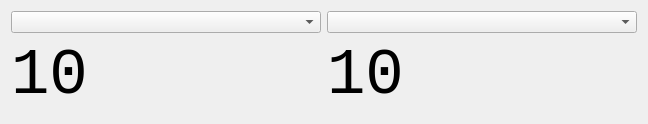
<?xml version="1.0" encoding="UTF-8"?>
<ui version="4.0">
 <class>QtPreDickAdvocaTorMainDialog</class>
 <widget class="QDialog" name="QtPreDickAdvocaTorMainDialog">
  <property name="geometry">
   <rect>
    <x>0</x>
    <y>0</y>
    <width>648</width>
    <height>113</height>
   </rect>
  </property>
  <property name="windowTitle">
   <string>PreDickAdvocaTor</string>
  </property>
  <layout class="QGridLayout" name="gridLayout">
   <item row="0" column="0">
    <widget class="QComboBox" name="box_left"/>
   </item>
   <item row="0" column="1">
    <widget class="QComboBox" name="box_right"/>
   </item>
   <item row="1" column="0">
    <widget class="QLabel" name="label1">
     <property name="font">
      <font>
       <family>Courier New</family>
       <pointsize>48</pointsize>
      </font>
     </property>
     <property name="text">
      <string>10</string>
     </property>
    </widget>
   </item>
   <item row="1" column="1">
    <widget class="QLabel" name="label2">
     <property name="font">
      <font>
       <family>Courier New</family>
       <pointsize>48</pointsize>
      </font>
     </property>
     <property name="text">
      <string>10</string>
     </property>
    </widget>
   </item>
  </layout>
 </widget>
 <layoutdefault spacing="6" margin="11"/>
 <resources/>
 <connections/>
</ui>
